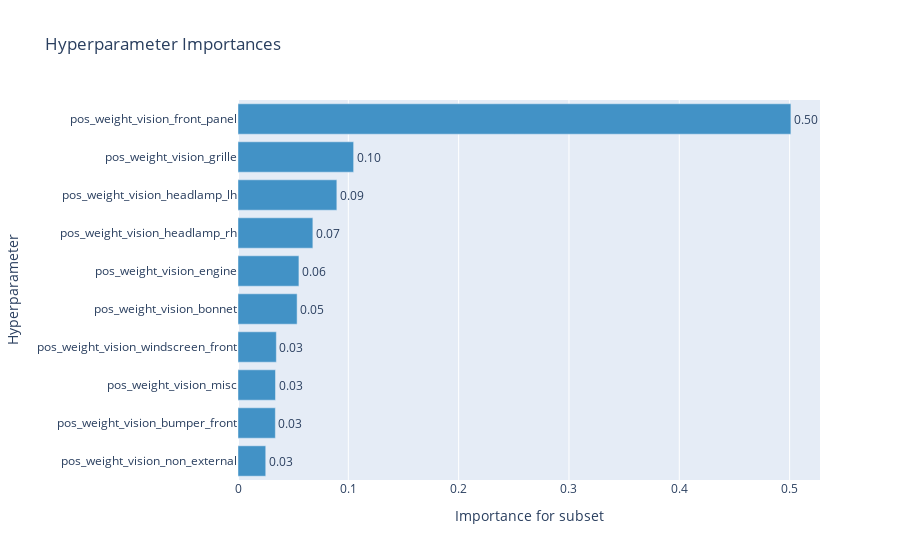

The cell this chart's notebook holds for it:
### Code cell
plot_param_importances(study, target=lambda t: t.values[0], target_name='subset')

### Figure 1 — Plotly figure (JSON) as saved in the notebook; plotly's stock layout.template omitted (floating-point values rounded to 4 significant figures)
{"data": [{"cliponaxis": false, "hovertemplate": ["pos_weight_vision_non_external (FloatDistribution): 0.02514097237367925<extra></extra>", "pos_weight_vision_bumper_front (FloatDistribution): 0.033861436434759584<extra></extra>", "pos_weight_vision_misc (FloatDistribution): 0.033992243845012475<extra></extra>", "pos_weight_vision_windscreen_front (FloatDistribution): 0.03475901516971562<extra></extra>", "pos_weight_vision_bonnet (FloatDistribution): 0.05358415324350944<extra></extra>", "pos_weight_vision_engine (FloatDistribution): 0.055224532154112146<extra></extra>", "pos_weight_vision_headlamp_rh (FloatDistribution): 0.0678694025459411<extra></extra>", "pos_weight_vision_headlamp_lh (FloatDistribution): 0.08958957512702544<extra></extra>", "pos_weight_vision_grille (FloatDistribution): 0.10480909371498043<extra></extra>", "pos_weight_vision_front_panel (FloatDistribution): 0.5011695753912646<extra></extra>"], "marker": {"color": "rgb(66,146,198)"}, "orientation": "h", "text": ["0.03", "0.03", "0.03", "0.03", "0.05", "0.06", "0.07", "0.09", "0.10", "0.50"], "textposition": "outside", "type": "bar", "x": [0.02514, 0.03386, 0.03399, 0.03476, 0.05358, 0.05522, 0.06787, 0.08959, 0.1048, 0.5012], "y": ["pos_weight_vision_non_external", "pos_weight_vision_bumper_front", "pos_weight_vision_misc", "pos_weight_vision_windscreen_front", "pos_weight_vision_bonnet", "pos_weight_vision_engine", "pos_weight_vision_headlamp_rh", "pos_weight_vision_headlamp_lh", "pos_weight_vision_grille", "pos_weight_vision_front_panel"]}], "layout": {"showlegend": false, "title": {"text": "Hyperparameter Importances"}, "xaxis": {"title": {"text": "Importance for subset"}}, "yaxis": {"title": {"text": "Hyperparameter"}}}}
